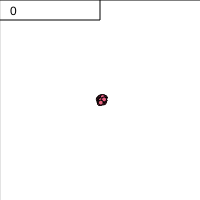
Frame 1 (no input)
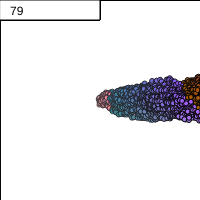
Frame 60 (no input)
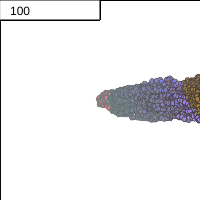
Frame 120 (the mouse pressed at the canvas centre since frame 60)

The p5.js sketch that drew these frames (run headless with seeded random() and noise() and a simulated clock; from frame 60 on, the mouse is pressed at the canvas centre):

// p5.js sketch
// ── sketch.js
var ps;
var psCount = 100;
var stepPerDraw = 10;
var arrived;

// 函数setup() ：准备阶段
function setup() 
{
	createCanvas(200,200);
	ps = new Array();
	arrived = new Array();
	for(var i = 0;i<psCount;i++)
	{
		ps[i] = createVector(width/2,height/2);
		arrived[i] = false;
	}
}

// 函数draw()：作画阶段
function draw() {
	fill(255,255,255,1);
	rect(0,0,2*width,2*height);

	for(var i = 0;i<psCount;i++)
	{
		var pos = ps[i];

		for(var k=0;k<stepPerDraw;k++)
		{
			pos = randomStep6(pos);
		}
		ps[i] = pos;

		var bArrive = judgeArrived2(pos.x,pos.y);
		if(bArrive)
		{
			arrived[i] = true;
		}

		drawBall(pos.x,pos.y);
	}

	var arrivedCount = 0;
	for(var i=0;i<psCount;i++)
	{
		if(arrived[i]==true)
		{
			arrivedCount ++;
		}
	}
	push();
	fill(255);
	rect(0,0,100,20);
	fill(0);
	text(arrivedCount,10,15);
	pop();
	
}

function judgeArrived(x,y)
{
	return (x<0||x>width||y<0||y>height);
}

function judgeArrived2(x,y)
{
	return (x>width);
}

function drawBall(x,y)
{
	var r = 125*(sin(getTime())+1);
	var g = 125*(cos(getTime()/9.1234)+1);
	var b = 125*(sin(getTime()*0.32347)+1);
	//var color = color(r,g,b);
	r += x;
	r = r%255;
	g+= y;
	g = g%255;
	b += x-y;
	b = b%255;

	push();
	translate(x,y);
	fill(r,g,b);
	ellipse(0,0,5,5);
	pop();
}

function getTime()
{
	return millis()/1000;
}


function randomStep(pos)
{
	pos.x += int(random(-1.01,1.01));
	pos.y += int(random(-1.01,1.01));
	return pos;
}

function randomStep2Left(pos)
{
	pos.x += int(random(-1.0102,1.01));
	pos.y += int(random(-1.01,1.01));
	return pos;
}

function randomStep3(pos)
{
	pos.x += random(-1,1);
	pos.y += random(-0.3,0.3);
	return pos;
}

function randomStep4(pos)
{
	var dx = random(-1,1);
	var dy = (0-dx)*random(-1,1);
	pos.x += dx;
	pos.y += dy;
	return pos;
}

function randomStep5(pos)
{
	var theta = random(0,PI)+random(0,PI);
	var radius = random(0,1);
	pos.x += radius * cos(theta);
	pos.y += radius * sin(theta);
	return pos;
}

function randomStep6(pos)
{
	var v = 0
	var count = 5;
	for(var i=0;i<count;i++)
	{
		v += tossCoin();
	}
	v /= count;

	var theta = v;
	var radius = random(0,1);
	pos.x += radius * cos(theta);
	pos.y += radius * sin(theta);
	return pos;
}

function tossCoin()
{
	return random(0,1)>0.5?-PI:PI;
}
